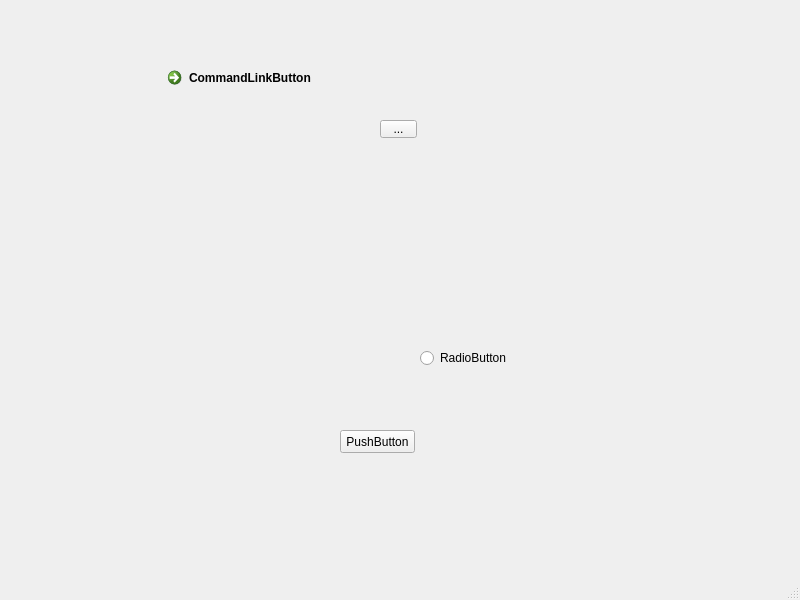
<?xml version="1.0" encoding="UTF-8"?>
<ui version="4.0">
 <class>MainWindow</class>
 <widget class="QMainWindow" name="MainWindow">
  <property name="geometry">
   <rect>
    <x>0</x>
    <y>0</y>
    <width>800</width>
    <height>600</height>
   </rect>
  </property>
  <property name="windowTitle">
   <string>MainWindow</string>
  </property>
  <widget class="QWidget" name="centralwidget">
   <widget class="QWidget" name="verticalLayoutWidget">
    <property name="geometry">
     <rect>
      <x>290</x>
      <y>180</y>
      <width>160</width>
      <height>80</height>
     </rect>
    </property>
    <layout class="QVBoxLayout" name="verticalLayout"/>
   </widget>
   <widget class="QPushButton" name="pushButton">
    <property name="geometry">
     <rect>
      <x>340</x>
      <y>430</y>
      <width>75</width>
      <height>23</height>
     </rect>
    </property>
    <property name="text">
     <string>PushButton</string>
    </property>
   </widget>
   <widget class="QToolButton" name="toolButton">
    <property name="geometry">
     <rect>
      <x>380</x>
      <y>120</y>
      <width>37</width>
      <height>18</height>
     </rect>
    </property>
    <property name="text">
     <string>...</string>
    </property>
   </widget>
   <widget class="QRadioButton" name="radioButton">
    <property name="geometry">
     <rect>
      <x>420</x>
      <y>350</y>
      <width>89</width>
      <height>16</height>
     </rect>
    </property>
    <property name="text">
     <string>RadioButton</string>
    </property>
   </widget>
   <widget class="QCommandLinkButton" name="commandLinkButton">
    <property name="geometry">
     <rect>
      <x>160</x>
      <y>60</y>
      <width>185</width>
      <height>41</height>
     </rect>
    </property>
    <property name="text">
     <string>CommandLinkButton</string>
    </property>
   </widget>
  </widget>
  <widget class="QMenuBar" name="menubar">
   <property name="geometry">
    <rect>
     <x>0</x>
     <y>0</y>
     <width>800</width>
     <height>23</height>
    </rect>
   </property>
  </widget>
  <widget class="QStatusBar" name="statusbar"/>
 </widget>
 <resources/>
 <connections/>
</ui>
